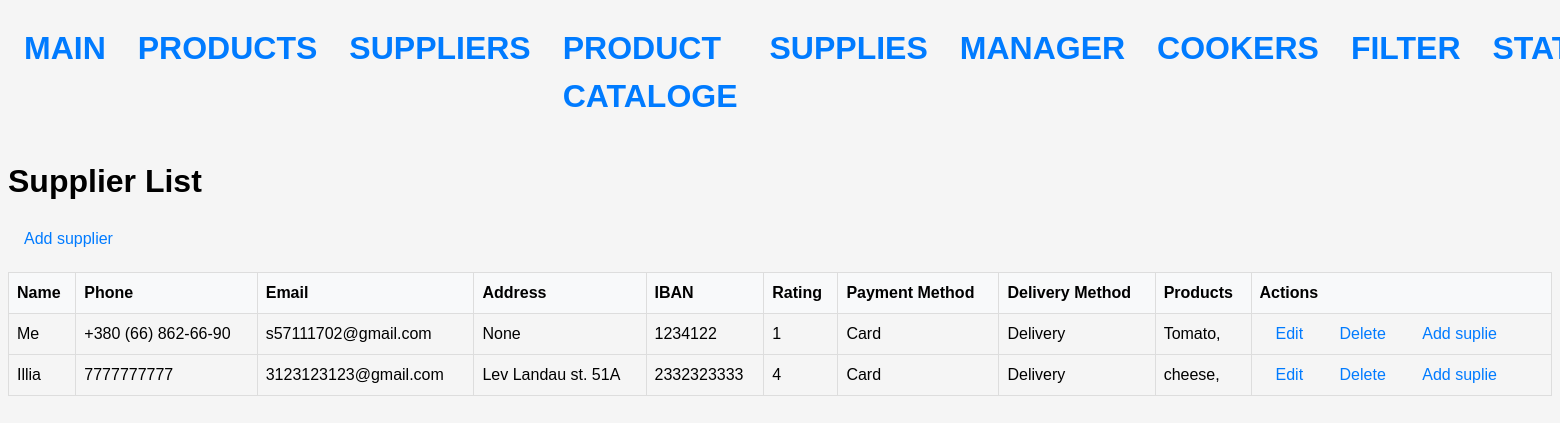
/suppliers/, run on an earlier commit of the app's database.
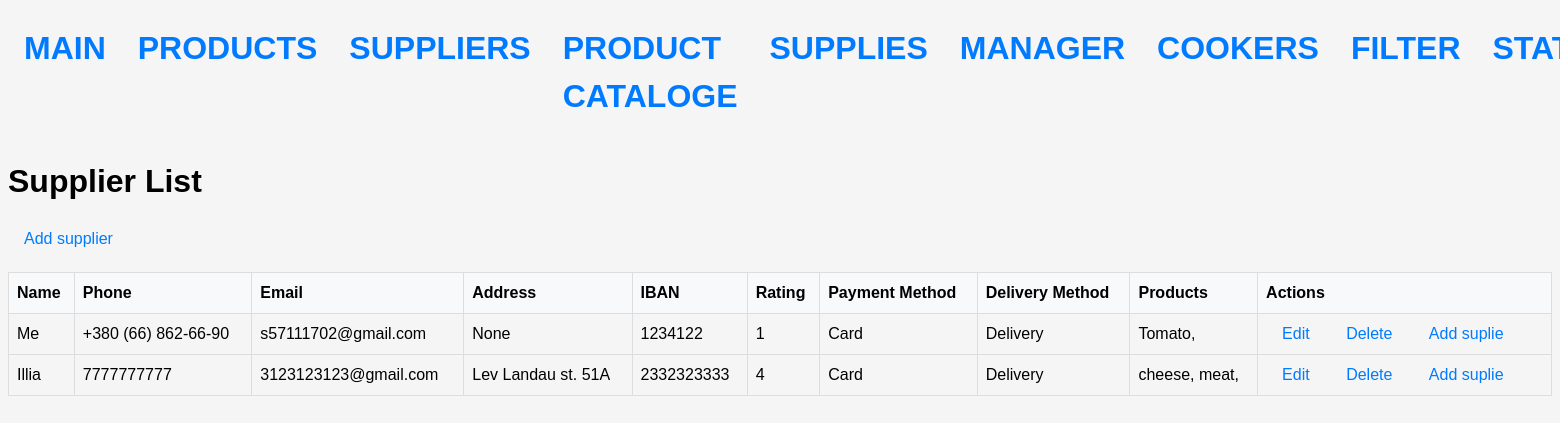
And on a later commit of the database.
### stock/models.py (models this page shows, shortened)
class Supplier(Model):
    name = models.CharField(max_length=64)
    phone = models.CharField(max_length=24)
    email = models.CharField(max_length=64)
    address = models.CharField(max_length=128)
    iban = models.IntegerField()
    rating = models.IntegerField(validators=[MaxValueValidator(5)])
    payment_method = models.ForeignKey(Payment, on_delete=models.SET_NULL, null=True)
    delivery_method = models.ForeignKey(Delivery, on_delete=models.SET_NULL, null=True)

class Payment(Model):
    name = models.CharField(max_length=64)

class Delivery(Model):
    name = models.CharField(max_length=64)

class SupplierProduct(Model):
    product = models.ForeignKey(Product, on_delete=models.CASCADE, null=True)
    supplier = models.ForeignKey(Supplier, on_delete=models.CASCADE, null=True)
    price = models.FloatField()

class Product(Model):
    name = models.CharField(max_length=64)
    term = models.IntegerField()
    measure = models.ForeignKey(Measure, on_delete=models.CASCADE)

### stock/views.py (the view)
# urls.py: path('suppliers/', SupplierListView.as_view(), name='supplier'),
class SupplierListView(ListView):
    model = Supplier
    template_name = 'supplier/supplier_list.html'
    context_object_name = 'suppliers'

### templates/supplier/supplier_list.html (shortened to what this page needs)
{% extends 'base.html' %}
{% block content %}
  <h1>Supplier List</h1>
  <a href="{% url 'supplier_create' %}" class="btn btn-success">Add supplier</a>
  <table>
    <thead>
      <tr>
        <th>Name</th>
        <th>Phone</th>
        <th>Email</th>
        <th>Address</th>
        <th>IBAN</th>
        <th>Rating</th>
        <th>Payment Method</th>
        <th>Delivery Method</th>
        <th>Products</th>
        <th>Actions</th>
      </tr>
    </thead>
    <tbody>
      {% for supplier in suppliers %}
        <tr>
          <td>{{ supplier.name }}</td>
          <td>{{ supplier.phone }}</td>
          <td>{{ supplier.email }}</td>
          <td>{{ supplier.address }}</td>
          <td>{{ supplier.iban }}</td>
          <td>{{ supplier.rating }}</td>
          <td>{{ supplier.payment_method.name }}</td>
          <td>{{ supplier.delivery_method.name }}</td>
          <td>
            {% for supplierproduct in supplier.supplierproduct_set.all %}
              {{ supplierproduct.product.name }},
            {% endfor %}
          </td>
          <td>
            <a href="{% url 'supplier_update' supplier.pk %}">Edit</a>
            <a href="{% url 'supplier_delete' supplier.pk %}">Delete</a>
              <a href={% url 'create_supplies' supplier.id %}>Add suplie</a>
          </td>
        </tr>
      {% endfor %}
    </tbody>
  </table>
{% endblock %}

What changed in the data, as far as the page shows it:
added SupplierProduct: product.name "meat", shown under Supplier "Illia"
